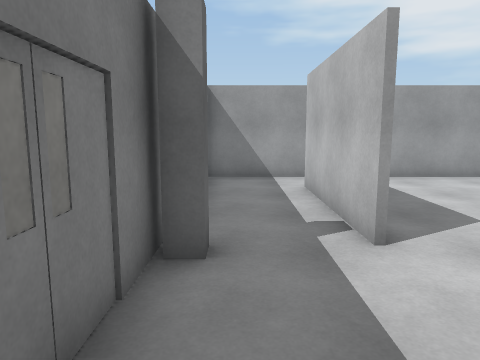
[1] (above)

13 first-person views from a walk through a Unity game level. The camera is 1.5 m above the floor, tilts 8° down and sees 70° across. The floor is counted in squares, 1 m on a side. Each view is taken from the middle of a square. On the plan, view 1 faces up. The plan holds only what a view shows up to about 16 squares ahead; the rest is blank. The place goes on beyond the plan. Surface patterns are stand-ins for the level's own textures.

[2]
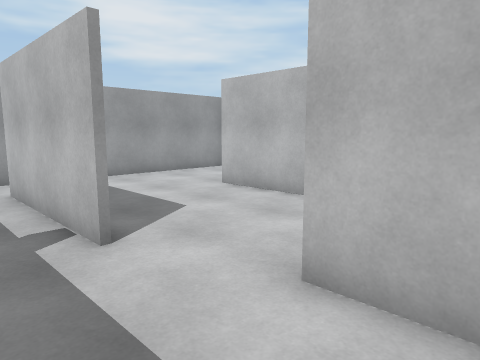

[3]
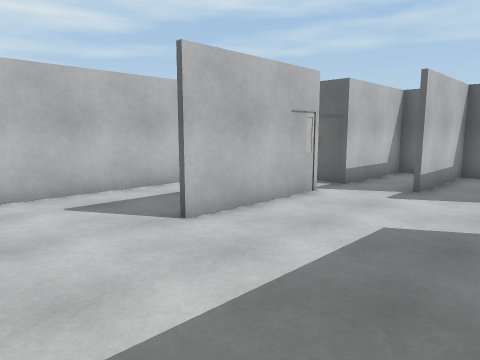

[4]
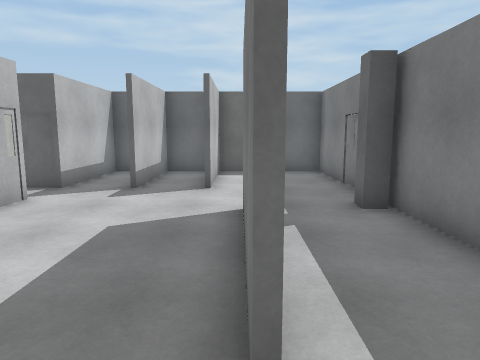

[5]
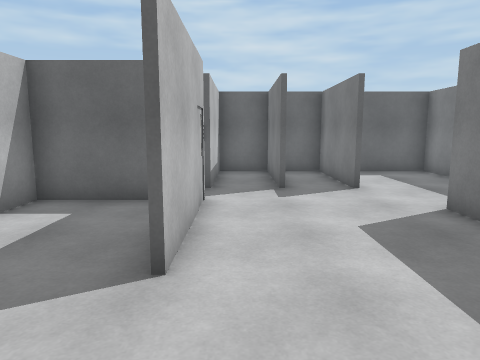

[6]
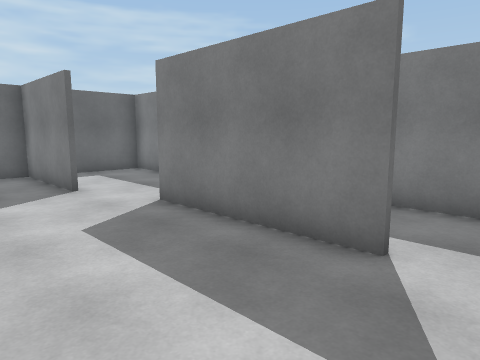

[7]
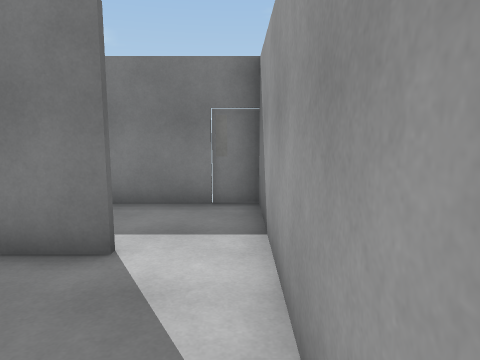

[8]
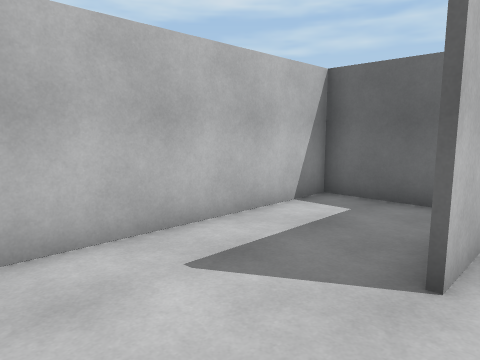

[9]
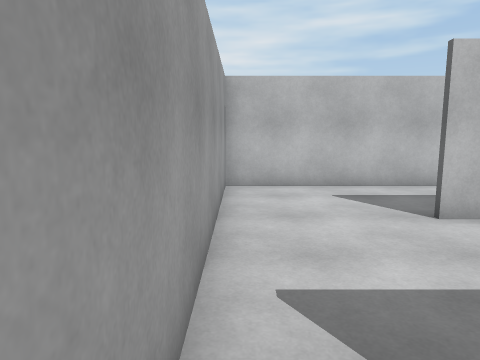

[10]
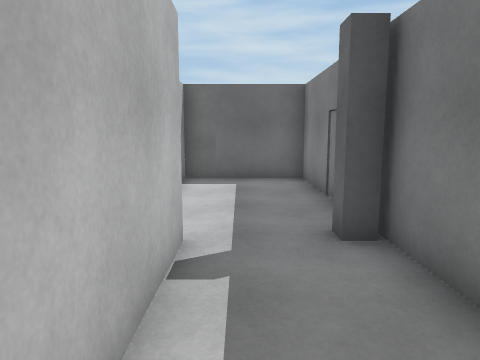

[11]
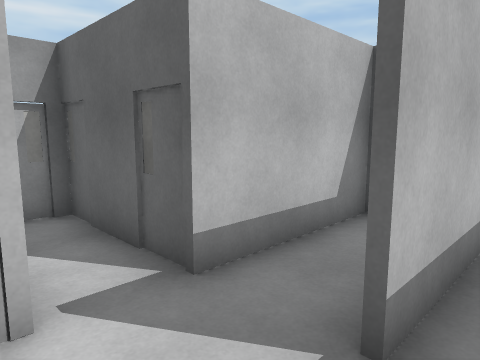

[12]
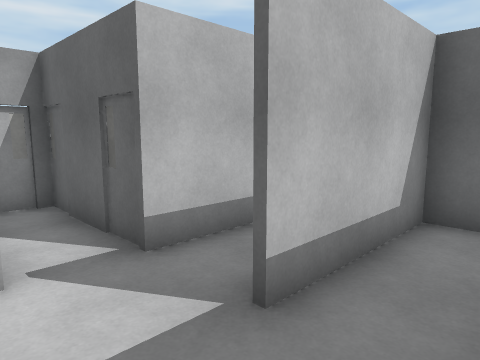

[13]
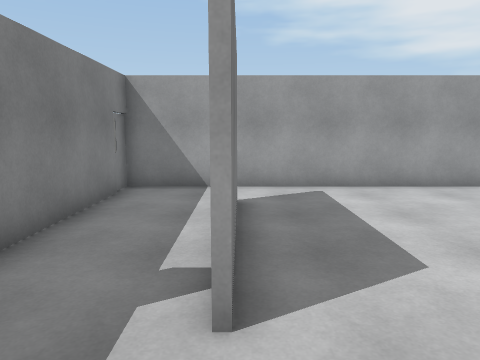

### Floor plan
Points are (right, up) in squares from view 1. A wall is a line through its corners. A room is listed if a view was taken in it or the views show most of it. See-through windows are left out.
Room 1 (views 1, 2, 3, 4, 5, 6, 7, 8, 9, 10, 11, 12, 13)
walls: (1.8, 4.4) (1.8, 9.5); (6.8, 3.4) (6.8, 7.6); (1.9, 9.5) (1.9, 4.4); (4.9, 2) (4.9, -1.3); (2.9, 2) (2.9, -2.1); (8, 3.6) (10.5, 3.6) (10.5, 11.4) (-1.1, 11.4) (-1.1, -2.1) (6.8, -2.1) (6.8, 1.8) (10.5, 1.8) (10.5, 2.7); (-0.4, 4.4) (-0.4, 3.9); (2.8, 0.4) (2.8, 2); (4.8, -2.1) (4.8, 2); (2.8, -2.1) (2.8, -1.3)

Positions as (right, up) in squares from view 1, and headings:
1: (0, 0), facing up
2: (0, 0), facing up-right
3: (2, 11), facing down-right
4: (2, 11), facing down
5: (6, 11), facing down
6: (6, 11), facing down-left
7: (6, 11), facing left
8: (6, 11), facing down-right
9: (1, 11), facing right
10: (1, 9), facing down
11: (4, 4), facing down-right
12: (3, 4), facing down-right
13: (2, 2), facing up
